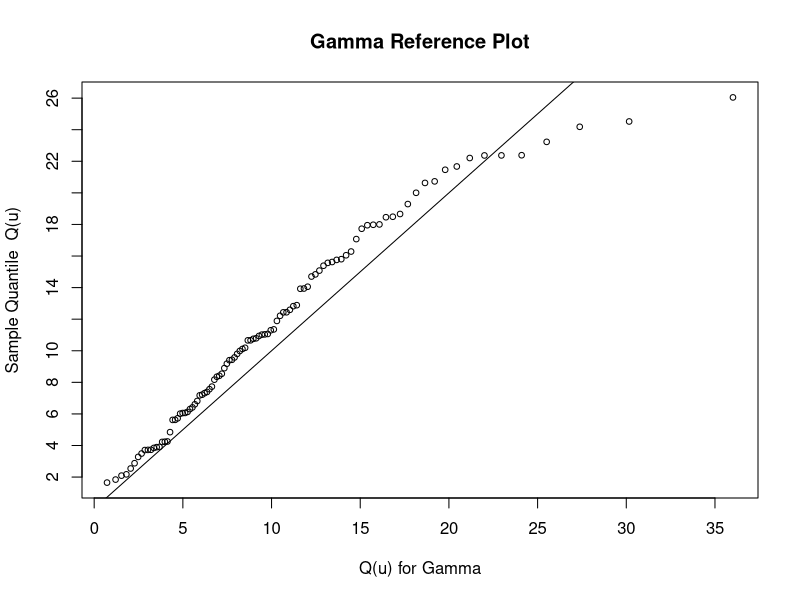

The R source for this figure:

#The following R code plots a Gamma Ref plot 
#-------------------------------------------------------------------------------

#postscript("u:/meth1/psfiles/gammarefplot.ps",height=6,horizontal=FALSE)

x = rgamma(100,2.3,1/4.5)

y = sort(x)
n = length(y)
i = 1:n
ui = (i-.5)/n
QG = qgamma(ui,2.3,1/4.5)
plot(QG,y,abline(c(0,1)),
       main="Gamma Reference Plot",cex=.75,lab=c(7,11,7),
       xlab="Q(u) for Gamma",
       ylab="Sample Quantile  Q(u)")
#text(7,25.0,expression(hat(Q)(u) == .14 + .9445*Q(u[i])))
abline(h=0)


#graphics.off()
